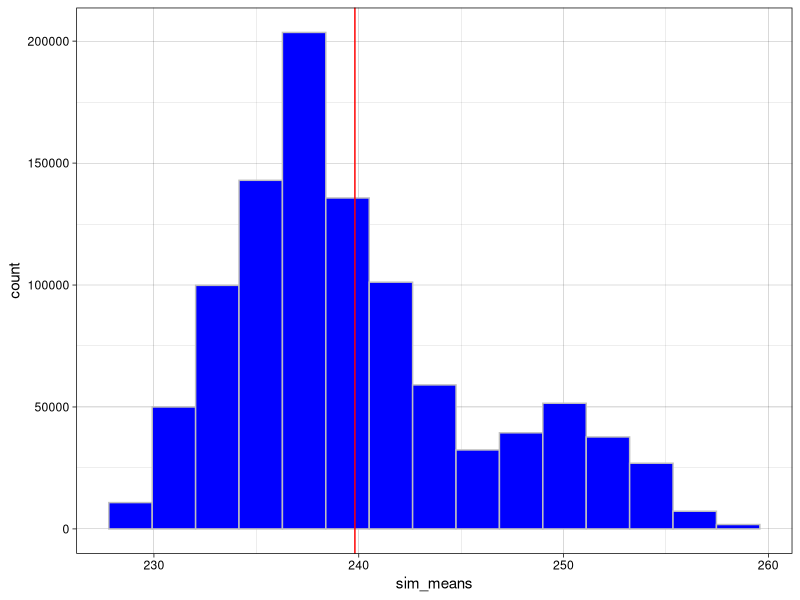
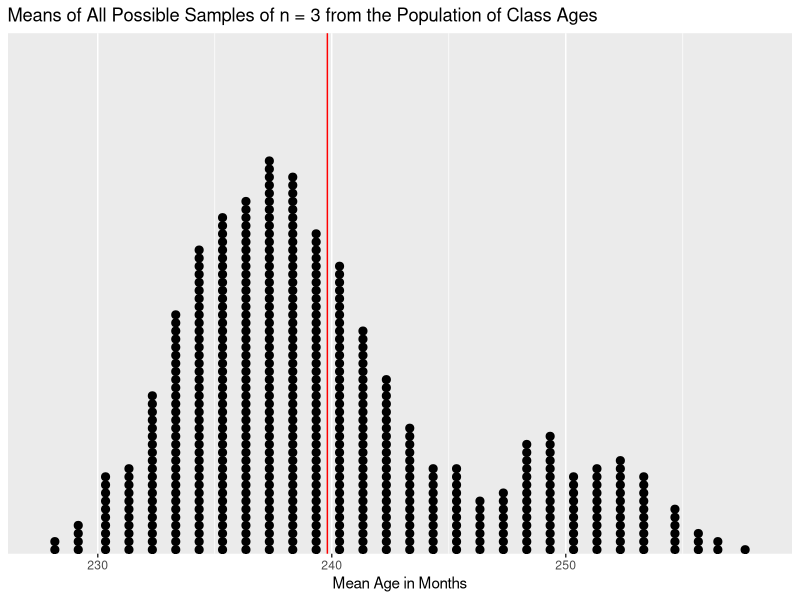

Reproduce these figures in R, in order.
## ---- chunk 1
knitr::opts_chunk$set(message = FALSE, warning = FALSE, comment = NA)
## ---- chunk 2
library(tidyverse)
library(combinat)
## ---- chunk 3
pop_ages = c(234, 241, 233, 227, 251, 227, 242, 239, 241, 238, 230, 246, 231, 243, 238, 276)

pop_ages[1]   # first value
pop_ages[10]  # tenth value
pop_ages[c(1, 10)]  # first and tenth values

(mu <- mean(pop_ages))
## ---- chunk 4
sampleIDs <- c(3, 6, 15)
sample_ages <- pop_ages[sampleIDs] # use vector index [ ] to get data for sampled students
(xbar1 <- mean(sample_ages))
## ---- chunk 5
sampleIDs <- c(5, 15, 16)
sample_ages <- pop_ages[sampleIDs]
(xbar2 <- mean(sample_ages))
## ---- chunk 6
sims  <- 10^6              # number of samples
pop_N <- length(pop_ages)  # population size
n     <- 3                 # sample size

sim_means <- numeric(sims) # vector to store the means of the random samples

for (i in 1:sims) {
  sampleIDs    <- sample(pop_N, n)           # randomly choose n sample IDs
  sim_means[i] <- mean(pop_ages[sampleIDs])  # compute/store the sample mean
}

ggplot(NULL, aes(x = sim_means)) +
  geom_histogram(bins = 15, color = "gray", fill = "blue") +
  geom_vline(xintercept = mu, color = "red") +
  theme_linedraw()

mean(sim_means)
sd(sim_means)

# if you are confused about this, run it a few times and see what happens
# clarify for yourself so that you understand what pop_N is and what n is

sample(pop_N, n)
## ---- chunk 7
choose(pop_N, n)
## ---- chunk 8
all_samples <- combn(pop_ages, n)        # each matrix column is one sample
all_means   <- colSums(all_samples) / n  # compute the mean of each sample

ggplot(NULL, aes(x = all_means)) +
  geom_dotplot(dotsize = 0.35) +
  geom_vline(xintercept = mu, color = "red") +
  scale_y_continuous(NULL, breaks = NULL, expand = c(0, 0)) +
  labs(title = "Means of All Possible Samples of n = 3 from the Population of Class Ages",
       x = "Mean Age in Months")

mean(all_means)
## ---- chunk 9
sessionInfo()
